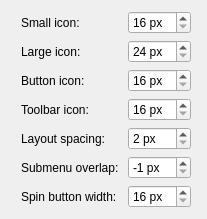
             <widget class="QWidget" name="tab_3">
              <attribute name="title">
               <string>Sizes</string>
              </attribute>
              <layout class="QGridLayout" name="gridLayout_10">
               <item row="2" column="2">
                <widget class="QSpinBox" name="spinButton">
                 <property name="toolTip">
                  <string>Affects buttons, tab-bars and list-views.
The default value is 16 px.</string>
                 </property>
                 <property name="whatsThis">
                  <string>&lt;html&gt;&lt;head/&gt;&lt;body&gt;&lt;p&gt;Affects buttons, tab-bars and list-views.&lt;/p&gt;&lt;p&gt;The default value is 16 px.&lt;/p&gt;&lt;/body&gt;&lt;/html&gt;</string>
                 </property>
                 <property name="suffix">
                  <string> px</string>
                 </property>
                 <property name="minimum">
                  <number>16</number>
                 </property>
                 <property name="maximum">
                  <number>64</number>
                 </property>
                </widget>
               </item>
               <item row="1" column="1">
                <widget class="QLabel" name="labelLarge">
                 <property name="toolTip">
                  <string>Affects icon views.
The default value is 32 px but
KDE setting has priority over this.
Also some apps set it themselves.</string>
                 </property>
                 <property name="whatsThis">
                  <string>&lt;html&gt;&lt;head/&gt;&lt;body&gt;&lt;p&gt;Affects icon views.&lt;/p&gt;&lt;p&gt;The default value is 32 px but KDE setting has priority over this. Also some applications may set it themselves.&lt;/p&gt;&lt;/body&gt;&lt;/html&gt;</string>
                 </property>
                 <property name="text">
                  <string>Large icon:</string>
                 </property>
                </widget>
               </item>
               <item row="3" column="2">
                <widget class="QSpinBox" name="spinToolbar">
                 <property name="toolTip">
                  <string>Affects toolbars.
The default value is 22 px but
some apps set it themselves.
KDE apps get it from KDE setting.</string>
                 </property>
                 <property name="whatsThis">
                  <string>&lt;html&gt;&lt;head/&gt;&lt;body&gt;&lt;p&gt;Affects toolbars.&lt;/p&gt;&lt;p&gt;The default value is 22 px but some applications set it themselves and KDE apps get it from KDE setting.&lt;/p&gt;&lt;/body&gt;&lt;/html&gt;</string>
                 </property>
                 <property name="suffix">
                  <string> px</string>
                 </property>
                 <property name="minimum">
                  <number>16</number>
                 </property>
                 <property name="maximum">
                  <number>64</number>
                 </property>
                </widget>
               </item>
               <item row="0" column="2">
                <widget class="QSpinBox" name="spinSmall">
                 <property name="toolTip">
                  <string>Affects menu-items and headers.
The default value is 16 px but
KDE setting has priority over this.</string>
                 </property>
                 <property name="whatsThis">
                  <string>&lt;html&gt;&lt;head/&gt;&lt;body&gt;&lt;p&gt;Affects menu-items and headers.&lt;/p&gt;&lt;p&gt;The default value is 16 px but KDE setting has priority over this. Also some applications may set it themselves.&lt;/p&gt;&lt;/body&gt;&lt;/html&gt;</string>
                 </property>
                 <property name="suffix">
                  <string> px</string>
                 </property>
                 <property name="minimum">
                  <number>16</number>
                 </property>
                 <property name="maximum">
                  <number>48</number>
                 </property>
                </widget>
               </item>
               <item row="0" column="1">
                <widget class="QLabel" name="labelSmall">
                 <property name="toolTip">
                  <string>Affects menu-items and headers.
The default value is 16 px but
KDE setting has priority over this.</string>
                 </property>
                 <property name="whatsThis">
                  <string>&lt;html&gt;&lt;head/&gt;&lt;body&gt;&lt;p&gt;Affects menu-items and headers.&lt;/p&gt;&lt;p&gt;The default value is 16 px but KDE setting has priority over this. Also some applications may set it themselves.&lt;/p&gt;&lt;/body&gt;&lt;/html&gt;</string>
                 </property>
                 <property name="text">
                  <string>Small icon:</string>
                 </property>
                </widget>
               </item>
               <item row="2" column="1">
                <widget class="QLabel" name="labelButton">
                 <property name="toolTip">
                  <string>Affects buttons, tab-bars and list-views.
The default value is 16 px.</string>
                 </property>
                 <property name="whatsThis">
                  <string>&lt;html&gt;&lt;head/&gt;&lt;body&gt;&lt;p&gt;Affects buttons, tab-bars and list-views.&lt;/p&gt;&lt;p&gt;The default value is 16 px.&lt;/p&gt;&lt;/body&gt;&lt;/html&gt;</string>
                 </property>
                 <property name="text">
                  <string>Button icon:</string>
                 </property>
                </widget>
               </item>
               <item row="1" column="2">
                <widget class="QSpinBox" name="spinLarge">
                 <property name="toolTip">
                  <string>Affects icon views.
The default value is 32 px but
KDE setting has priority over this.
Also some apps set it themselves.</string>
                 </property>
                 <property name="whatsThis">
                  <string>&lt;html&gt;&lt;head/&gt;&lt;body&gt;&lt;p&gt;Affects icon views.&lt;/p&gt;&lt;p&gt;The default value is 32 px but KDE setting has priority over this. Also some applications may set it themselves.&lt;/p&gt;&lt;/body&gt;&lt;/html&gt;</string>
                 </property>
                 <property name="suffix">
                  <string> px</string>
                 </property>
                 <property name="minimum">
                  <number>24</number>
                 </property>
                 <property name="maximum">
                  <number>128</number>
                 </property>
                </widget>
               </item>
               <item row="3" column="1">
                <widget class="QLabel" name="labelToolbar">
                 <property name="toolTip">
                  <string>Affects toolbars.
The default value is 22 px but
some apps set it themselves.
KDE apps get it from KDE setting.</string>
                 </property>
                 <property name="whatsThis">
                  <string>&lt;html&gt;&lt;head/&gt;&lt;body&gt;&lt;p&gt;Affects toolbars.&lt;/p&gt;&lt;p&gt;The default value is 22 px but some applications set it themselves and KDE apps get it from KDE setting.&lt;/p&gt;&lt;/body&gt;&lt;/html&gt;</string>
                 </property>
                 <property name="text">
                  <string>Toolbar icon:</string>
                 </property>
                </widget>
               </item>
               <item row="3" column="0">
                <spacer name="horizontalSpacer_6">
                 <property name="orientation">
                  <enum>Qt::Horizontal</enum>
                 </property>
                 <property name="sizeHint" stdset="0">
                  <size>
                   <width>10</width>
                   <height>5</height>
                  </size>
                 </property>
                </spacer>
               </item>
               <item row="3" column="3">
                <spacer name="horizontalSpacer_7">
                 <property name="orientation">
                  <enum>Qt::Horizontal</enum>
                 </property>
                 <property name="sizeHint" stdset="0">
                  <size>
                   <width>5</width>
                   <height>5</height>
                  </size>
                 </property>
                </spacer>
               </item>
               <item row="4" column="1">
                <widget class="QLabel" name="labelLayout">
                 <property name="toolTip">
                  <string>The default value is 2 px but
some apps set it themeselves.</string>
                 </property>
                 <property name="whatsThis">
                  <string>&lt;html&gt;&lt;head/&gt;&lt;body&gt;&lt;p&gt;The default value is 2 px but some applications set it themeselves.&lt;/p&gt;&lt;/body&gt;&lt;/html&gt;</string>
                 </property>
                 <property name="text">
                  <string>Layout spacing:</string>
                 </property>
                </widget>
               </item>
               <item row="4" column="2">
                <widget class="QSpinBox" name="spinLayout">
                 <property name="toolTip">
                  <string>The default value is 2 px but
some apps set it themeselves.</string>
                 </property>
                 <property name="whatsThis">
                  <string>&lt;html&gt;&lt;head/&gt;&lt;body&gt;&lt;p&gt;The default value is 2 px but some applications set it themeselves.&lt;/p&gt;&lt;/body&gt;&lt;/html&gt;</string>
                 </property>
                 <property name="suffix">
                  <string> px</string>
                 </property>
                 <property name="minimum">
                  <number>2</number>
                 </property>
                 <property name="maximum">
                  <number>16</number>
                 </property>
                </widget>
               </item>
               <item row="5" column="1">
                <widget class="QLabel" name="label_3">
                 <property name="toolTip">
                  <string>The horizontal overlap between a submenu and its parent.
-1 means automatic.</string>
                 </property>
                 <property name="whatsThis">
                  <string>&lt;html&gt;&lt;head/&gt;&lt;body&gt;&lt;p&gt;The horizontal overlap between a submenu and its parent.&lt;/p&gt;&lt;p&gt;-1 means automatic.&lt;/p&gt;&lt;/body&gt;&lt;/html&gt;</string>
                 </property>
                 <property name="text">
                  <string>Submenu overlap: </string>
                 </property>
                </widget>
               </item>
               <item row="5" column="2">
                <widget class="QSpinBox" name="spinOverlap">
                 <property name="toolTip">
                  <string>The horizontal overlap between a submenu and its parent.
-1 means automatic.</string>
                 </property>
                 <property name="whatsThis">
                  <string>&lt;html&gt;&lt;head/&gt;&lt;body&gt;&lt;p&gt;The horizontal overlap between a submenu and its parent.&lt;/p&gt;&lt;p&gt;-1 means automatic.&lt;/p&gt;&lt;/body&gt;&lt;/html&gt;</string>
                 </property>
                 <property name="suffix">
                  <string> px</string>
                 </property>
                 <property name="minimum">
                  <number>-1</number>
                 </property>
                 <property name="maximum">
                  <number>16</number>
                 </property>
                 <property name="value">
                  <number>-1</number>
                 </property>
                </widget>
               </item>
               <item row="6" column="1">
                <widget class="QLabel" name="label_4">
                 <property name="toolTip">
                  <string>The width of horizontal spin buttons.
(Has not effect when spin indicators are vertical or inline.)</string>
                 </property>
                 <property name="whatsThis">
                  <string>&lt;html&gt;&lt;head/&gt;&lt;body&gt;&lt;p&gt;The width of horizontal spin buttons.&lt;/p&gt;&lt;p&gt;This has no effect when spin indicators are vertical or inline.&lt;/p&gt;&lt;/body&gt;&lt;/html&gt;</string>
                 </property>
                 <property name="text">
                  <string>Spin button width: </string>
                 </property>
                </widget>
               </item>
               <item row="6" column="2">
                <widget class="QSpinBox" name="spinSpinBtnWidth">
                 <property name="toolTip">
                  <string>The width of horizontal spin buttons.
(Has not effect when spin indicators are vertical or inline.)</string>
                 </property>
                 <property name="whatsThis">
                  <string>&lt;html&gt;&lt;head/&gt;&lt;body&gt;&lt;p&gt;The width of horizontal spin buttons.&lt;/p&gt;&lt;p&gt;This has no effect when spin indicators are vertical or inline.&lt;/p&gt;&lt;/body&gt;&lt;/html&gt;</string>
                 </property>
                 <property name="suffix">
                  <string> px</string>
                 </property>
                 <property name="minimum">
                  <number>16</number>
                 </property>
                 <property name="maximum">
                  <number>32</number>
                 </property>
                 <property name="value">
                  <number>16</number>
                 </property>
                </widget>
               </item>
              </layout>
             </widget>
